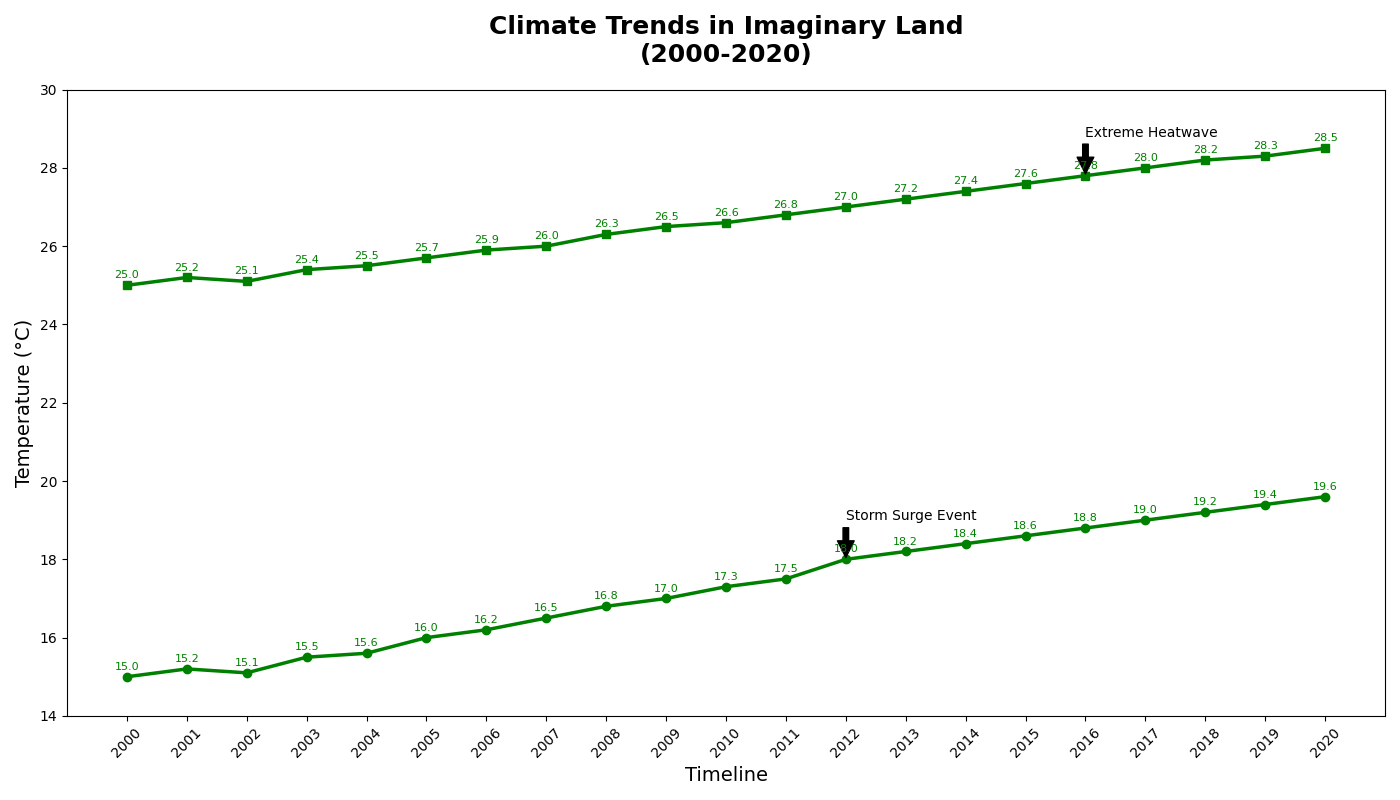

Recreate this plot in Python.
import matplotlib.pyplot as plt
import numpy as np

years = np.arange(2000, 2021)

north_region_temp = np.array([15, 15.2, 15.1, 15.5, 15.6, 16, 16.2, 16.5, 16.8, 17, 17.3, 17.5, 18, 18.2, 18.4, 18.6, 18.8, 19, 19.2, 19.4, 19.6])
south_region_temp = np.array([25, 25.2, 25.1, 25.4, 25.5, 25.7, 25.9, 26, 26.3, 26.5, 26.6, 26.8, 27, 27.2, 27.4, 27.6, 27.8, 28, 28.2, 28.3, 28.5])

fig, ax = plt.subplots(figsize=(14, 8))

ax.plot(years, north_region_temp, 'o-', color='green', linewidth=2.5)
ax.plot(years, south_region_temp, 's-', color='green', linewidth=2.5)

ax.set_title("Climate Trends in Imaginary Land\n(2000-2020)", fontsize=18, fontweight='bold', pad=20)
ax.set_xlabel("Timeline", fontsize=14)
ax.set_ylabel("Temperature (°C)", fontsize=14)

important_years = [2012, 2016]
annotations = [
    (2012, north_region_temp[years == 2012][0], 'Storm Surge Event'),
    (2016, south_region_temp[years == 2016][0], 'Extreme Heatwave')
]

for year, value, note in annotations:
    ax.annotate(note, 
                xy=(year, value), 
                xytext=(year, value + 1), 
                textcoords='data',
                arrowprops=dict(facecolor='black', shrink=0.05),
                fontsize=10, 
                color='black')

for year, n_temp, s_temp in zip(years, north_region_temp, south_region_temp):
    ax.annotate(f'{n_temp:.1f}', xy=(year, n_temp), textcoords="offset points", xytext=(0,5), ha='center', fontsize=8, color='green')
    ax.annotate(f'{s_temp:.1f}', xy=(year, s_temp), textcoords="offset points", xytext=(0,5), ha='center', fontsize=8, color='green')

ax.set_xlim(1999, 2021)
ax.set_ylim(14, 30)

plt.xticks(years, rotation=45)
plt.tight_layout()

plt.show()
